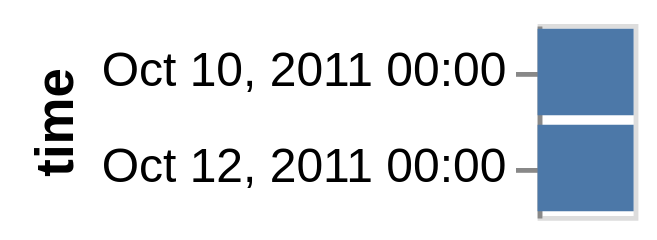

The Vega-Lite source for this figure:
### Vega specification from a JSON file in a GitHub repository (floating-point values rounded to 4 significant figures)
{"$schema": "https://vega.github.io/schema/vega/v6.json", "background": "white", "padding": 5, "width": 20, "style": "cell", "data": [{"name": "source_0", "values": [{"date": "2011-10-10"}, {"date": "2011-10-12"}]}, {"name": "data_0", "source": "source_0", "transform": [{"type": "formula", "expr": "toDate(datum[\"date\"])", "as": "date"}, {"type": "formula", "expr": "utcOffset('hours', datum['date'], 1)", "as": "date_end"}]}], "signals": [{"name": "y_step", "value": 20}, {"name": "height", "update": "bandspace(domain('y').length, 0.1, 0.05) * y_step"}], "marks": [{"name": "marks", "type": "rect", "style": ["bar"], "from": {"data": "data_0"}, "encode": {"update": {"fill": {"value": "#4c78a8"}, "ariaRoleDescription": {"value": "bar"}, "description": {"signal": "\"time: \" + (timeFormat(datum[\"date\"], timeUnitSpecifier([\"year\",\"month\",\"date\",\"hours\"], {\"year-month\":\"%b %Y \",\"year-month-date\":\"%b %d, %Y \"})))"}, "x": {"field": {"group": "width"}}, "x2": {"value": 0}, "y": {"scale": "y", "field": "date"}, "height": {"signal": "max(0.25, bandwidth('y'))"}}}}], "scales": [{"name": "y", "type": "band", "domain": {"data": "data_0", "field": "date", "sort": true}, "range": {"step": {"signal": "y_step"}}, "paddingInner": 0.1, "paddingOuter": 0.05}], "axes": [{"scale": "y", "orient": "left", "grid": false, "title": "time", "format": {"signal": "timeUnitSpecifier([\"year\",\"month\",\"date\",\"hours\"], {\"year-month\":\"%b %Y \",\"year-month-date\":\"%b %d, %Y \"})"}, "formatType": "utc", "labelOverlap": true, "tickMinStep": {"signal": "datetime(2001, 0, 1, 1, 0, 0, 0) - datetime(2001, 0, 1, 0, 0, 0, 0)"}, "zindex": 0}]}
